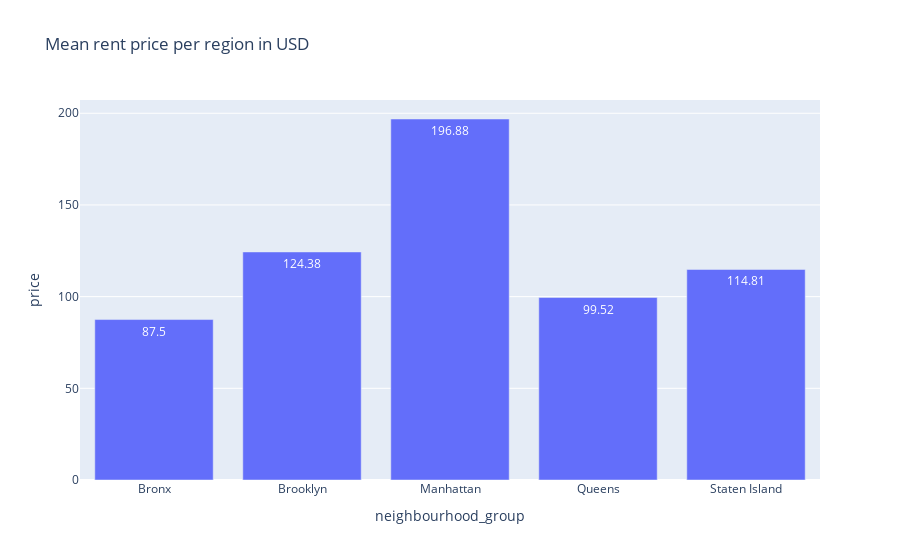

Write notebook code for a chart like this one.
### Markdown cell above
### 4 - Desenhe um grafico de barras, mostrando a media de aluguel diaria de cada regiao

### Code cell
mean_price_region = data[['neighbourhood_group', 'price']].groupby('neighbourhood_group').mean().reset_index()
mean_price_region['price'] = np.round(mean_price_region['price'], 2)

px.bar(mean_price_region, x='neighbourhood_group', y='price', text_auto=True, title = 'Mean rent price per region in USD')

### Figure 1 — Plotly figure (JSON) as saved in the notebook; plotly's stock layout.template omitted (floating-point values rounded to 4 significant figures)
{"data": [{"alignmentgroup": "True", "hovertemplate": "neighbourhood_group=%{x}<br>price=%{y}<extra></extra>", "legendgroup": "", "marker": {"color": "#636efa", "pattern": {"shape": ""}}, "name": "", "offsetgroup": "", "orientation": "v", "showlegend": false, "textposition": "auto", "texttemplate": "%{y}", "type": "bar", "x": ["Bronx", "Brooklyn", "Manhattan", "Queens", "Staten Island"], "xaxis": "x", "y": [87.5, 124.4, 196.9, 99.52, 114.8], "yaxis": "y"}], "layout": {"barmode": "relative", "legend": {"tracegroupgap": 0}, "title": {"text": "Mean rent price per region in USD"}, "xaxis": {"anchor": "y", "domain": [0, 1], "title": {"text": "neighbourhood_group"}}, "yaxis": {"anchor": "x", "domain": [0, 1], "title": {"text": "price"}}}}
